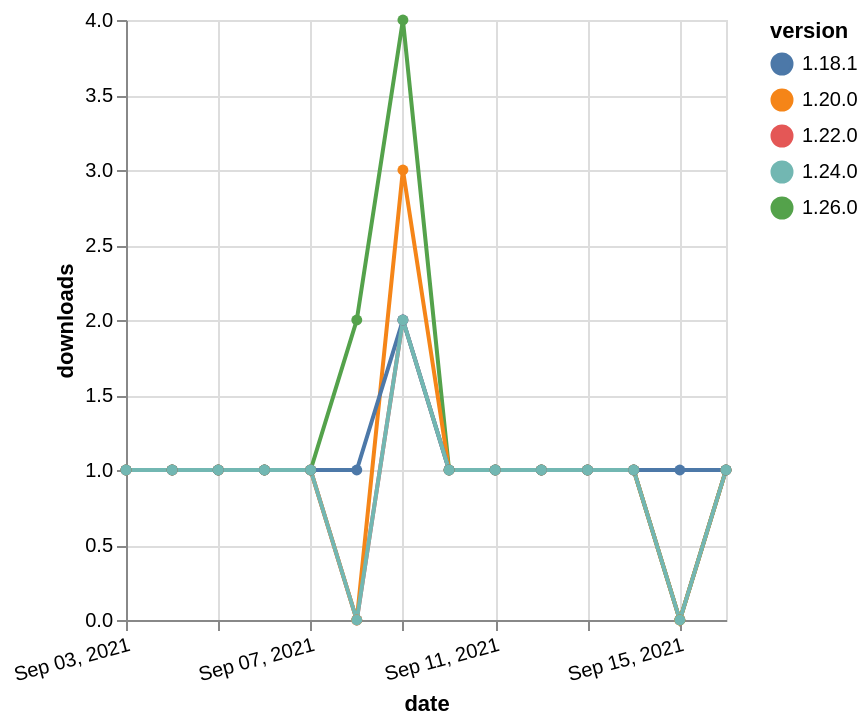

Express this chart as Vega-Lite.
### Vega-Lite specification from a JSON file in a GitHub repository (floating-point values rounded to 4 significant figures)
{"$schema": "https://vega.github.io/schema/vega-lite/v5.json", "description": "A simple bar chart with embedded data.", "data": {"values": [{"date": "2021-09-03", "total": 198, "delta": 1, "version": "1.22.0"}, {"date": "2021-09-04", "total": 199, "delta": 1, "version": "1.22.0"}, {"date": "2021-09-05", "total": 200, "delta": 1, "version": "1.22.0"}, {"date": "2021-09-06", "total": 201, "delta": 1, "version": "1.22.0"}, {"date": "2021-09-07", "total": 202, "delta": 1, "version": "1.22.0"}, {"date": "2021-09-08", "total": 202, "delta": 0, "version": "1.22.0"}, {"date": "2021-09-09", "total": 204, "delta": 2, "version": "1.22.0"}, {"date": "2021-09-10", "total": 205, "delta": 1, "version": "1.22.0"}, {"date": "2021-09-11", "total": 206, "delta": 1, "version": "1.22.0"}, {"date": "2021-09-12", "total": 207, "delta": 1, "version": "1.22.0"}, {"date": "2021-09-13", "total": 208, "delta": 1, "version": "1.22.0"}, {"date": "2021-09-14", "total": 209, "delta": 1, "version": "1.22.0"}, {"date": "2021-09-15", "total": 209, "delta": 0, "version": "1.22.0"}, {"date": "2021-09-16", "total": 210, "delta": 1, "version": "1.22.0"}, {"date": "2021-09-03", "total": 194, "delta": 1, "version": "1.26.0"}, {"date": "2021-09-04", "total": 195, "delta": 1, "version": "1.26.0"}, {"date": "2021-09-05", "total": 196, "delta": 1, "version": "1.26.0"}, {"date": "2021-09-06", "total": 197, "delta": 1, "version": "1.26.0"}, {"date": "2021-09-07", "total": 198, "delta": 1, "version": "1.26.0"}, {"date": "2021-09-08", "total": 200, "delta": 2, "version": "1.26.0"}, {"date": "2021-09-09", "total": 204, "delta": 4, "version": "1.26.0"}, {"date": "2021-09-10", "total": 205, "delta": 1, "version": "1.26.0"}, {"date": "2021-09-11", "total": 206, "delta": 1, "version": "1.26.0"}, {"date": "2021-09-12", "total": 207, "delta": 1, "version": "1.26.0"}, {"date": "2021-09-13", "total": 208, "delta": 1, "version": "1.26.0"}, {"date": "2021-09-14", "total": 209, "delta": 1, "version": "1.26.0"}, {"date": "2021-09-15", "total": 209, "delta": 0, "version": "1.26.0"}, {"date": "2021-09-16", "total": 210, "delta": 1, "version": "1.26.0"}, {"date": "2021-09-03", "total": 361, "delta": 1, "version": "1.20.0"}, {"date": "2021-09-04", "total": 362, "delta": 1, "version": "1.20.0"}, {"date": "2021-09-05", "total": 363, "delta": 1, "version": "1.20.0"}, {"date": "2021-09-06", "total": 364, "delta": 1, "version": "1.20.0"}, {"date": "2021-09-07", "total": 365, "delta": 1, "version": "1.20.0"}, {"date": "2021-09-08", "total": 365, "delta": 0, "version": "1.20.0"}, {"date": "2021-09-09", "total": 368, "delta": 3, "version": "1.20.0"}, {"date": "2021-09-10", "total": 369, "delta": 1, "version": "1.20.0"}, {"date": "2021-09-11", "total": 370, "delta": 1, "version": "1.20.0"}, {"date": "2021-09-12", "total": 371, "delta": 1, "version": "1.20.0"}, {"date": "2021-09-13", "total": 372, "delta": 1, "version": "1.20.0"}, {"date": "2021-09-14", "total": 373, "delta": 1, "version": "1.20.0"}, {"date": "2021-09-15", "total": 373, "delta": 0, "version": "1.20.0"}, {"date": "2021-09-16", "total": 374, "delta": 1, "version": "1.20.0"}, {"date": "2021-09-03", "total": 253, "delta": 1, "version": "1.18.1"}, {"date": "2021-09-04", "total": 254, "delta": 1, "version": "1.18.1"}, {"date": "2021-09-05", "total": 255, "delta": 1, "version": "1.18.1"}, {"date": "2021-09-06", "total": 256, "delta": 1, "version": "1.18.1"}, {"date": "2021-09-07", "total": 257, "delta": 1, "version": "1.18.1"}, {"date": "2021-09-08", "total": 258, "delta": 1, "version": "1.18.1"}, {"date": "2021-09-09", "total": 260, "delta": 2, "version": "1.18.1"}, {"date": "2021-09-10", "total": 261, "delta": 1, "version": "1.18.1"}, {"date": "2021-09-11", "total": 262, "delta": 1, "version": "1.18.1"}, {"date": "2021-09-12", "total": 263, "delta": 1, "version": "1.18.1"}, {"date": "2021-09-13", "total": 264, "delta": 1, "version": "1.18.1"}, {"date": "2021-09-14", "total": 265, "delta": 1, "version": "1.18.1"}, {"date": "2021-09-15", "total": 266, "delta": 1, "version": "1.18.1"}, {"date": "2021-09-16", "total": 267, "delta": 1, "version": "1.18.1"}, {"date": "2021-09-03", "total": 170, "delta": 1, "version": "1.24.0"}, {"date": "2021-09-04", "total": 171, "delta": 1, "version": "1.24.0"}, {"date": "2021-09-05", "total": 172, "delta": 1, "version": "1.24.0"}, {"date": "2021-09-06", "total": 173, "delta": 1, "version": "1.24.0"}, {"date": "2021-09-07", "total": 174, "delta": 1, "version": "1.24.0"}, {"date": "2021-09-08", "total": 174, "delta": 0, "version": "1.24.0"}, {"date": "2021-09-09", "total": 176, "delta": 2, "version": "1.24.0"}, {"date": "2021-09-10", "total": 177, "delta": 1, "version": "1.24.0"}, {"date": "2021-09-11", "total": 178, "delta": 1, "version": "1.24.0"}, {"date": "2021-09-12", "total": 179, "delta": 1, "version": "1.24.0"}, {"date": "2021-09-13", "total": 180, "delta": 1, "version": "1.24.0"}, {"date": "2021-09-14", "total": 181, "delta": 1, "version": "1.24.0"}, {"date": "2021-09-15", "total": 181, "delta": 0, "version": "1.24.0"}, {"date": "2021-09-16", "total": 182, "delta": 1, "version": "1.24.0"}]}, "width": "container", "mark": {"type": "line", "point": {"filled": true}}, "encoding": {"x": {"field": "date", "type": "temporal", "timeUnit": "yearmonthdate", "title": "date", "axis": {"labelAngle": -15}}, "y": {"field": "delta", "type": "quantitative", "title": "downloads"}, "color": {"field": "version", "type": "nominal"}, "tooltip": {"field": "delta"}}}
